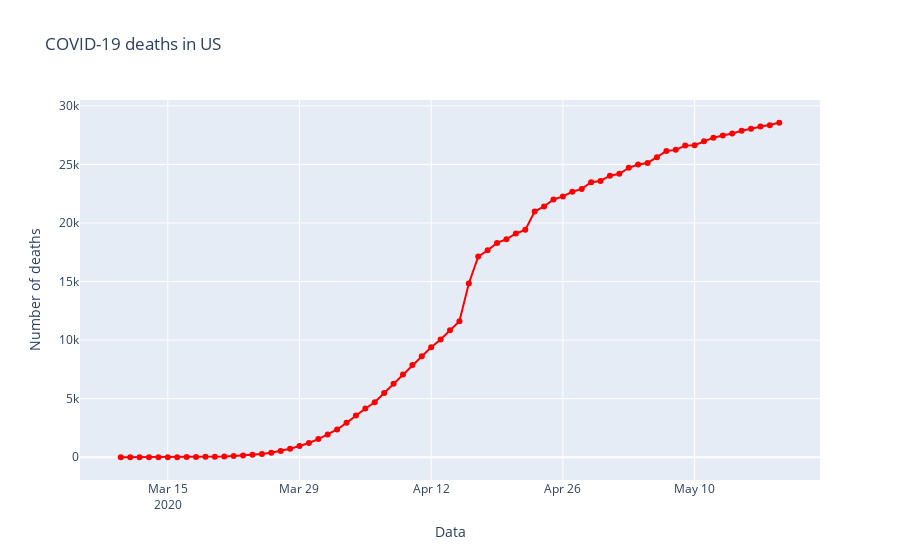

The notebook cell saved with this chart:
### Markdown cell above
## Deaths

### Code cell
fig = go.Figure()

fig.add_trace(
    go.Scatter(x=us.observationdate, y=us.deaths, name='Deaths', mode='lines+markers',
              line=dict(color='red'))
)
#Edit o layout
fig.update_layout(title='COVID-19 deaths in US',
                   xaxis_title='Data',
                   yaxis_title='Number of deaths')
fig.show()
